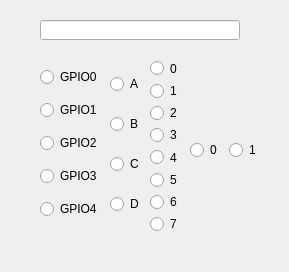
<?xml version="1.0" encoding="UTF-8"?>
<ui version="4.0">
 <class>MainWindow</class>
 <widget class="QMainWindow" name="MainWindow">
  <property name="windowModality">
   <enum>Qt::NonModal</enum>
  </property>
  <property name="geometry">
   <rect>
    <x>0</x>
    <y>0</y>
    <width>289</width>
    <height>272</height>
   </rect>
  </property>
  <property name="windowTitle">
   <string>Easy GPIO</string>
  </property>
  <widget class="QWidget" name="centralwidget">
   <widget class="QWidget" name="verticalLayoutWidget">
    <property name="geometry">
     <rect>
      <x>40</x>
      <y>60</y>
      <width>61</width>
      <height>171</height>
     </rect>
    </property>
    <layout class="QVBoxLayout" name="verticalLayout">
     <item>
      <widget class="QRadioButton" name="button_bank0">
       <property name="text">
        <string>GPIO0</string>
       </property>
      </widget>
     </item>
     <item>
      <widget class="QRadioButton" name="button_bank1">
       <property name="text">
        <string>GPIO1</string>
       </property>
      </widget>
     </item>
     <item>
      <widget class="QRadioButton" name="button_bank2">
       <property name="text">
        <string>GPIO2</string>
       </property>
      </widget>
     </item>
     <item>
      <widget class="QRadioButton" name="button_bank3">
       <property name="text">
        <string>GPIO3</string>
       </property>
      </widget>
     </item>
     <item>
      <widget class="QRadioButton" name="button_bank4">
       <property name="text">
        <string>GPIO4</string>
       </property>
      </widget>
     </item>
    </layout>
   </widget>
   <widget class="QWidget" name="verticalLayoutWidget_2">
    <property name="geometry">
     <rect>
      <x>110</x>
      <y>60</y>
      <width>31</width>
      <height>171</height>
     </rect>
    </property>
    <layout class="QVBoxLayout" name="verticalLayout_2">
     <item>
      <widget class="QRadioButton" name="button_groupA">
       <property name="text">
        <string>A</string>
       </property>
      </widget>
     </item>
     <item>
      <widget class="QRadioButton" name="button_groupB">
       <property name="text">
        <string>B</string>
       </property>
      </widget>
     </item>
     <item>
      <widget class="QRadioButton" name="button_groupC">
       <property name="text">
        <string>C</string>
       </property>
      </widget>
     </item>
     <item>
      <widget class="QRadioButton" name="button_groupD">
       <property name="text">
        <string>D</string>
       </property>
      </widget>
     </item>
    </layout>
   </widget>
   <widget class="QWidget" name="verticalLayoutWidget_3">
    <property name="geometry">
     <rect>
      <x>150</x>
      <y>60</y>
      <width>31</width>
      <height>172</height>
     </rect>
    </property>
    <layout class="QVBoxLayout" name="verticalLayout_3">
     <item>
      <widget class="QRadioButton" name="button_pin0">
       <property name="text">
        <string>0</string>
       </property>
      </widget>
     </item>
     <item>
      <widget class="QRadioButton" name="button_pin1">
       <property name="text">
        <string>1</string>
       </property>
      </widget>
     </item>
     <item>
      <widget class="QRadioButton" name="button_pin2">
       <property name="text">
        <string>2</string>
       </property>
      </widget>
     </item>
     <item>
      <widget class="QRadioButton" name="button_pin3">
       <property name="text">
        <string>3</string>
       </property>
      </widget>
     </item>
     <item>
      <widget class="QRadioButton" name="button_pin4">
       <property name="text">
        <string>4</string>
       </property>
      </widget>
     </item>
     <item>
      <widget class="QRadioButton" name="button_pin5">
       <property name="text">
        <string>5</string>
       </property>
      </widget>
     </item>
     <item>
      <widget class="QRadioButton" name="button_pin6">
       <property name="text">
        <string>6</string>
       </property>
      </widget>
     </item>
     <item>
      <widget class="QRadioButton" name="button_pin7">
       <property name="text">
        <string>7</string>
       </property>
      </widget>
     </item>
    </layout>
   </widget>
   <widget class="QWidget" name="horizontalLayoutWidget">
    <property name="geometry">
     <rect>
      <x>190</x>
      <y>130</y>
      <width>71</width>
      <height>41</height>
     </rect>
    </property>
    <layout class="QHBoxLayout" name="horizontalLayout">
     <item>
      <widget class="QRadioButton" name="button_value0">
       <property name="text">
        <string>0</string>
       </property>
      </widget>
     </item>
     <item>
      <widget class="QRadioButton" name="button_value1">
       <property name="text">
        <string>1</string>
       </property>
      </widget>
     </item>
    </layout>
   </widget>
   <widget class="QLineEdit" name="text_out">
    <property name="geometry">
     <rect>
      <x>40</x>
      <y>20</y>
      <width>200</width>
      <height>20</height>
     </rect>
    </property>
   </widget>
  </widget>
  <widget class="QMenuBar" name="menubar">
   <property name="geometry">
    <rect>
     <x>0</x>
     <y>0</y>
     <width>289</width>
     <height>22</height>
    </rect>
   </property>
  </widget>
 </widget>
 <resources/>
 <connections/>
</ui>
